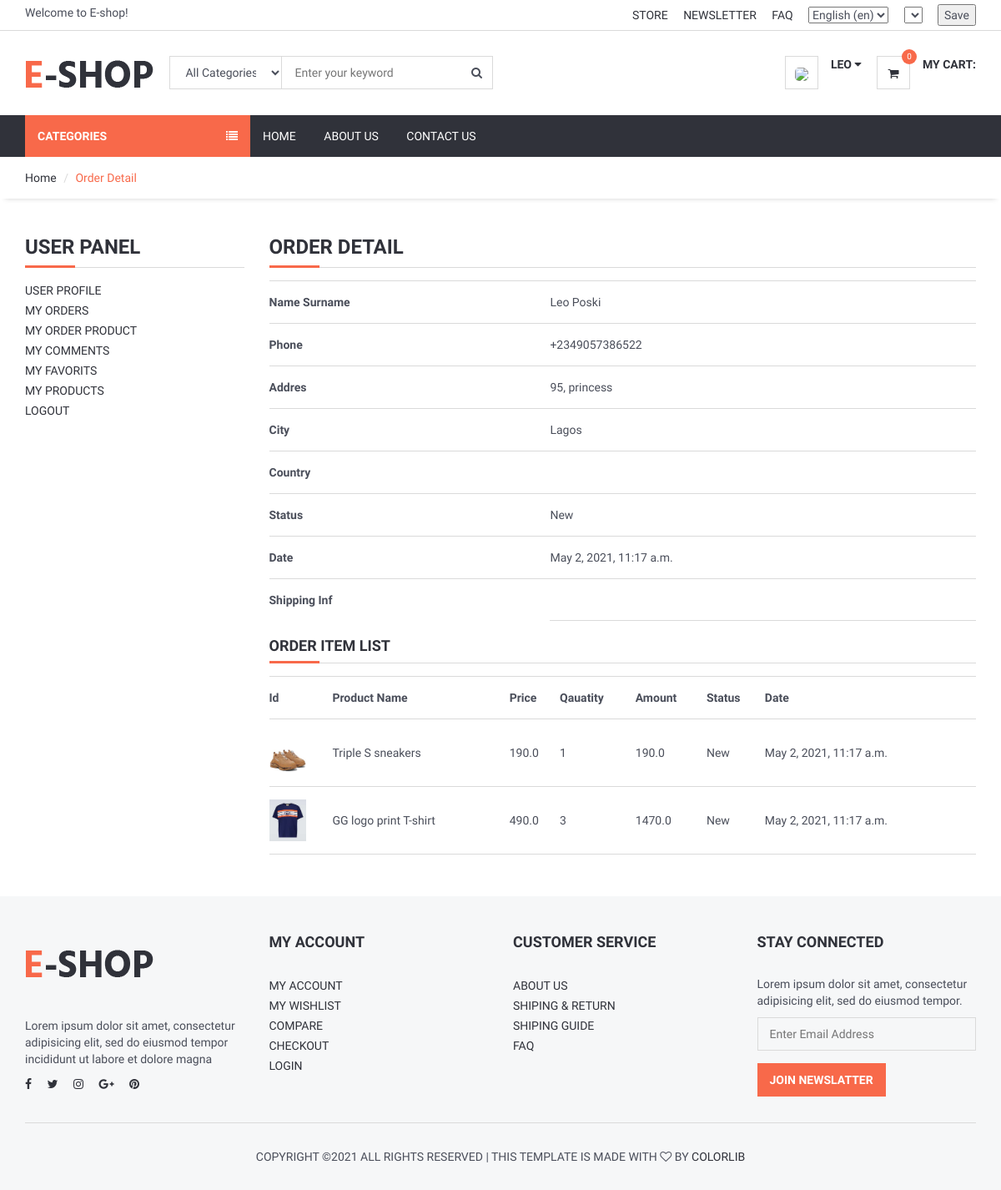
The app's page /user/orderdetail/2 (signed in) with its own data.
### order/models.py (models this page shows, shortened)
class Order(models.Model):
    STATUS = (
        ('New', 'New'),
        ('Accepted', 'Accepted'),
        ('Preaparing', 'Preaparing'),
        ('OnShipping', 'OnShipping'),
        ('Completed', 'Completed'),
        ('Canceled', 'Canceled'),
    )
    user = models.ForeignKey(User, on_delete=models.SET_NULL, null=True)
    code = models.CharField(max_length=5, editable=False)
    first_name = models.CharField(max_length=10)
    last_name = models.CharField(max_length=10)
    phone = models.CharField(blank=True, max_length=20)
    address = models.CharField(blank=True, max_length=150)
    city = models.CharField(blank=True, max_length=20)
    country = models.CharField(blank=True, max_length=20)
    total = models.FloatField()
    status = models.CharField(max_length=10, choices=STATUS, default='New')
    ip = models.CharField(blank=True, max_length=20)
    adminnote = models.CharField(blank=True, max_length=100)
    create_at = models.DateTimeField(auto_now_add=True)
    update_at = models.DateTimeField(auto_now=True)

class OrderProduct(models.Model):
    STATUS = (
        ('New', 'New'),
        ('Accepted', 'Accepted'),
        ('Canceled', 'Canceled'),
    )
    order = models.ForeignKey(Order, on_delete=models.CASCADE)
    user = models.ForeignKey(User, on_delete=models.CASCADE)
    product = models.ForeignKey(Product, on_delete=models.CASCADE)
    variant = models.ForeignKey(Variants, on_delete=models.SET_NULL, blank=True, null=True)  # relation with varinat
    quantity = models.IntegerField()
    price = models.FloatField()
    amount = models.FloatField()
    status = models.CharField(max_length=10, choices=STATUS, default='New')
    create_at = models.DateTimeField(auto_now_add=True)
    update_at = models.DateTimeField(auto_now=True)

### product/models.py (models this page shows, shortened)
class Product(models.Model):
    STATUS = (
        ('True', 'True'),
        ('False', 'False'),
    )
    SEX = (
        ('Male', 'Male'),
        ('Female', 'Female'),
        ('Unisex', 'Unisex'),
    )
    VARIANTS = (
        ('None', 'None'),
        ('Size', 'Size'),
        ('Color', 'Color'),
        ('Size-Color', 'Size-Color'),
    )
    title = models.CharField(max_length=150)
    category = models.ForeignKey(Category, on_delete=models.CASCADE)  # many to one relation with Category
    brand = models.ForeignKey(Brand, on_delete=models.CASCADE, blank=True, null=True)  # many to one relation with Brand
    wishlisted = models.BooleanField(default=False, blank=True, null=True)
    for_kids = models.BooleanField(default=False, blank=True, null=True)
    tags = TaggableManager(blank=True)
    keywords = models.CharField(max_length=255)
    image = models.ImageField(upload_to='images/', null=False)
    price = models.DecimalField(max_digits=12, decimal_places=2, default=0)
    amount = models.IntegerField(default=0, blank=True, null=True)  # Only needed when ordering
    minamount = models.IntegerField(default=3, blank=True, null=True)  # Only needed when ordering
    sex = models.CharField(max_length=6, choices=SEX, default='Unisex', blank=False, null=False)
    variant = models.CharField(max_length=10, choices=VARIANTS, default='None')
    detail = RichTextUploadingField()
    slug = models.SlugField(null=False, unique=True)
    status = models.CharField(max_length=10, choices=STATUS, default='True')
    color = models.CharField(max_length=20, blank=True, null=True)
    create_at = models.DateTimeField(auto_now_add=True)
    update_at = models.DateTimeField(auto_now=True)
    discount_percentage = models.IntegerField(default=0)
    discount_price = models.DecimalField(max_digits=12, decimal_places=2, default=0, editable=False)

### user/views.py (the view)
# urls.py: path('orderdetail/<int:id>', views.user_orderdetail, name='user_orderdetail'),
@login_required(login_url='/login') # Check login
def user_orderdetail(request,id):
    current_user = request.user
    order = Order.objects.get(user_id=current_user.id, id=id)
    orderitems = OrderProduct.objects.filter(order_id=id)
    context = {
        'order': order,
        'orderitems': orderitems,
    }
    return render(request, 'user_order_detail.html', context)

### user/templates/user_order_detail.html (shortened to what this page needs)
{% extends 'homebase.html' %}
{% block sidebar %} {% include 'sidebar.html' %} {% endblock %}
{% block body %}
    <div id="breadcrumb">
        <div class="container">
            <ul class="breadcrumb">
                <li><a href="/">Home</a></li>
                <li class="active">Order Detail</li>
            </ul>
        </div>
    </div>
    <div class="section">
        <div class="container">
            <div class="row">
                <div class="col-md-3">
                    {% include "user_panel.html" %}
                </div>
                <div class="col-md-9">
                    <div class="order-summary clearfix">
                        <div class="section-title">
                            <h3 class="title">Order Detail</h3>
                        </div>
                        <table class="shopping-cart-table table">
                            <tr>
                                <th class="text-left">Name Surname</th>
                                <td class="text-left">{{ order.first_name}} {{ order.last_name }} </td>
                            </tr>
                            <tr>
                                <th class="text-left">Phone</th>
                                <td class="text-left">{{ order.phone}}</td>
                            </tr>
                            <tr>
                                <th class="text-left">Addres</th>
                                <td class="text-left">{{ order.address}}</td>
                            </tr>
                            <tr>
                                <th class="text-left">City</th>
                                <td class="text-left">{{ order.city}}</td>
                            </tr>
                            <tr>
                                <th class="text-left">Country</th>
                                <td class="text-left">{{ order.country}}</td>
                            </tr>
                            <tr>
                                <th class="text-left">Status</th>
                                <td class="text-left">{{ order.status}}</td>
                            </tr>
                            <tr>
                                <th class="text-left">Date</th>
                                <td class="text-left">{{ order.create_at}}</td>
                            </tr>
                            <th class="text-left">Shipping Inf</th>
                            <td class="text-left">{{ order.adminnote}}</td>
                        </table>
                        <div class="section-title">
                            <h4 class="title">Order Item List</h4>
                        </div>
                        <table class="shopping-cart-table table">
                            <tr>
                                <th class="text-left">Id </th>
                                <th class="text-left">Product Name </th>
                                <th class="text-left">Price </th>
                                <th class="text-left">Qauatity </th>
                                <th class="text-left">Amount </th>
                                <th class="text-left">Status </th>
                                <th class="text-left">Date </th>
                            </tr>
                            {% for rs in orderitems %}
                                <tr>
                                    <td class="text-left">
                                        <a href="/product/{{ rs.product_id }}/{{ rs.product.slug }}">
                                            {% if rs.variant.image_id > 0 %}
                                                <img src="{{rs.variant.image }}" alt="" style="height: 50px">
                                            {% else %}
                                                <img src="{{rs.product.image.url}}" alt="" style="height: 50px">
                                            {% endif %}
                                        </a>
                                    </td>
                                    <td class="text-left">{{ rs.product.title}} {{ rs.variant.size }}   {{ rs.variant.color }}</td>
                                    <td class="text-left">{{ rs.price}} </td>
                                    <td class="text-left">{{ rs.quantity}} </td>
                                    <td class="text-left">{{ rs.amount}} </td>
                                    <td class="text-left">{{ rs.status}} </td>
                                    <td class="text-left">{{ rs.create_at}} </td>
                                </tr>
                            {% endfor %}
                        </table>
                    </div>
                </div>
            </div>
        </div>
    </div>
{% endblock %}

### home/templates/header.html (shortened to what this page needs)
{% load static %}
{% load i18n %}
{% load currency %}
<header>
    <div id="top-header">
        <div class="container">
            <div class="pull-left">
                <span>{% trans "Welcome to E-shop!" %}</span>
            </div>
            <div class="pull-right">
                <ul class="header-top-links">
                    <li><a href="#">{% trans "Store" %}</a></li>
                    <li><a href="#">{% trans "Newsletter" %}</a></li>
                    <li><a href="{% url 'faq' %}">{% trans "FAQ" %}</a></li>
                    <li class="dropdown default-dropdown">
                        <form action="{% url 'selectlanguage' %}" method="post">{% csrf_token %}
                            <select name="language" onchange="submit()" >
                                {% get_current_language as LANGUAGE_CODE %}
                                {% get_available_languages as LANGUAGES %}
                                {% get_language_info_list for LANGUAGES as languages %}
                                {% for language in languages %}
                                    <option value="{{ language.code }}"{% if language.code == LANGUAGE_CODE %} selected{% endif %}>
                                        {{ language.name_local }} ({{ language.code }})
                                    </option>
                                {% endfor %}
                            </select>
                        </form>
                    </li>
                    <li class="dropdown default-dropdown">
                        <form id="currency_switcher" method="POST" action="{% url 'selectcurrency' %}">
                            <select name="currency" onchange="submit()" >
                            </select>
                        </form>
                    </li>
                    <li class="dropdown default-dropdown">
                        <form id="currency_switcher" method="POST" action="{% url 'savelangcur' %}">
                            <input type="submit" value="Save" />
                        </form>
                    </li>
                </ul>
            </div>
        </div>
    </div>
    <div id="header">
        <div class="container">
            <div class="pull-left">
                <div class="header-logo">
                    <a class="logo" href="{% url 'home' %}">
                        <img src="{% static '' %}img/logo.png" alt="">
                    </a>
                </div>
                <div class="header-search">
                    <form action="/search/" method="post">
                        <input id="query" name="query" class="input search-input" type="text" placeholder="Enter your keyword">
                        <select name="catid"  class="input search-categories">
                            <option value="0">{% trans "All Categories" %}</option>
                        </select>
                        <button class="search-btn"><i class="fa fa-search"></i></button>
                    </form>
                </div>
            </div>
            <div class="pull-right" >
                <ul class="header-btns">
                    <li class="header-account dropdown default-dropdown">
                        {% if user.id is not None %}
                            <div class="dropdown-toggle" role="button" data-toggle="dropdown" aria-expanded="true">
                                <div class="header-btns-icon">
                                    <img src="{{ request.session.userimage }}" style="height: 40px; border-radius: 30%">
                                </div>
                                <strong class="text-uppercase">{{ user.first_name }} <i class="fa fa-caret-down"></i></strong>
                            </div>
                        {% else %}
                            <a href="{% url 'login' %}" class="text-uppercase">Login</a> / <a href="{% url 'signup' %}" class="text-uppercase">Sign Up</a>
                        {% endif %}
                    </li>
                    <li class="header-cart dropdown default-dropdown">
                        <a href="{% url 'shopcart'%}" >
                            <div class="header-btns-icon">
                                <i class="fa fa-shopping-cart"></i>
                                {% load myapptags %}
                                {% shopcartcount user.id as count %}
                                <span class="qty">{{ count }}</span>
                            </div>
                            <strong class="text-uppercase">{% trans "My Cart:" %}</strong>
                            <br>
                        </a>
                    </li>
                </ul>
            </div>
        </div>
    </div>
</header>

### records on screen
Order: first_name "Leo", last_name "Poski", phone "+2349057386522", address "95, princess", city "Lagos", status "New", create_at "May 2, 2021, 11:17 a.m."
OrderProduct: product.image (picture), product "Triple S sneakers", price "190.0", quantity "1", amount "190.0", status "New", create_at "May 2, 2021, 11:17 a.m."
OrderProduct: product.image (picture), product "GG logo print T-shirt", price "490.0", quantity "3", amount "1470.0", status "New", create_at "May 2, 2021, 11:17 a.m."

### other values on screen
{{ user.first_name }} "LEO"
{{ count }} "0"
form field language "English (en)"
